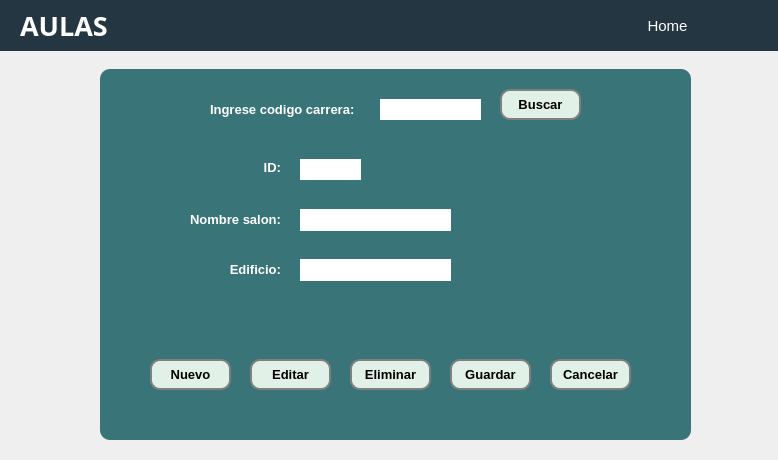
<?xml version="1.0" encoding="UTF-8"?>
<ui version="4.0">
 <class>Dialog</class>
 <widget class="QDialog" name="Dialog">
  <property name="geometry">
   <rect>
    <x>0</x>
    <y>0</y>
    <width>778</width>
    <height>460</height>
   </rect>
  </property>
  <property name="windowTitle">
   <string>Dialog</string>
  </property>
  <widget class="QLabel" name="label">
   <property name="geometry">
    <rect>
     <x>0</x>
     <y>0</y>
     <width>781</width>
     <height>51</height>
    </rect>
   </property>
   <property name="font">
    <font>
     <family>Arial Black</family>
     <pointsize>20</pointsize>
     <bold>true</bold>
    </font>
   </property>
   <property name="styleSheet">
    <string notr="true">background-color: #243642;
color: #FFFFFF</string>
   </property>
   <property name="text">
    <string>AULAS</string>
   </property>
   <property name="alignment">
    <set>Qt::AlignLeading|Qt::AlignLeft|Qt::AlignVCenter</set>
   </property>
   <property name="margin">
    <number>0</number>
   </property>
   <property name="indent">
    <number>20</number>
   </property>
  </widget>
  <widget class="QPushButton" name="btnHome">
   <property name="geometry">
    <rect>
     <x>630</x>
     <y>10</y>
     <width>75</width>
     <height>31</height>
    </rect>
   </property>
   <property name="font">
    <font>
     <family>Arial</family>
     <pointsize>11</pointsize>
    </font>
   </property>
   <property name="cursor">
    <cursorShape>PointingHandCursor</cursorShape>
   </property>
   <property name="styleSheet">
    <string notr="true">color: rgb(255, 255, 255);</string>
   </property>
   <property name="text">
    <string>Home</string>
   </property>
   <property name="flat">
    <bool>true</bool>
   </property>
  </widget>
  <widget class="QFrame" name="frameFormHorario">
   <property name="geometry">
    <rect>
     <x>100</x>
     <y>69</y>
     <width>591</width>
     <height>371</height>
    </rect>
   </property>
   <property name="cursor">
    <cursorShape>ArrowCursor</cursorShape>
   </property>
   <property name="styleSheet">
    <string notr="true">background-color:#387478;
border-radius: 10px;</string>
   </property>
   <property name="frameShape">
    <enum>QFrame::StyledPanel</enum>
   </property>
   <property name="frameShadow">
    <enum>QFrame::Raised</enum>
   </property>
   <widget class="QLabel" name="label_2">
    <property name="geometry">
     <rect>
      <x>132</x>
      <y>90</y>
      <width>49</width>
      <height>16</height>
     </rect>
    </property>
    <property name="font">
     <font>
      <family>Arial</family>
      <pointsize>10</pointsize>
      <bold>true</bold>
     </font>
    </property>
    <property name="layoutDirection">
     <enum>Qt::LeftToRight</enum>
    </property>
    <property name="styleSheet">
     <string notr="true">color: rgb(255, 255, 255);</string>
    </property>
    <property name="text">
     <string>ID:</string>
    </property>
    <property name="alignment">
     <set>Qt::AlignRight|Qt::AlignTrailing|Qt::AlignVCenter</set>
    </property>
   </widget>
   <widget class="QLabel" name="label_3">
    <property name="geometry">
     <rect>
      <x>70</x>
      <y>140</y>
      <width>111</width>
      <height>20</height>
     </rect>
    </property>
    <property name="font">
     <font>
      <family>Arial</family>
      <pointsize>10</pointsize>
      <bold>true</bold>
     </font>
    </property>
    <property name="layoutDirection">
     <enum>Qt::LeftToRight</enum>
    </property>
    <property name="styleSheet">
     <string notr="true">color: rgb(255, 255, 255);</string>
    </property>
    <property name="text">
     <string>Nombre salon:</string>
    </property>
    <property name="alignment">
     <set>Qt::AlignRight|Qt::AlignTrailing|Qt::AlignVCenter</set>
    </property>
   </widget>
   <widget class="QLabel" name="label_4">
    <property name="geometry">
     <rect>
      <x>120</x>
      <y>190</y>
      <width>61</width>
      <height>20</height>
     </rect>
    </property>
    <property name="font">
     <font>
      <family>Arial</family>
      <pointsize>10</pointsize>
      <bold>true</bold>
     </font>
    </property>
    <property name="layoutDirection">
     <enum>Qt::LeftToRight</enum>
    </property>
    <property name="styleSheet">
     <string notr="true">color: rgb(255, 255, 255);</string>
    </property>
    <property name="text">
     <string>Edificio:</string>
    </property>
    <property name="alignment">
     <set>Qt::AlignRight|Qt::AlignTrailing|Qt::AlignVCenter</set>
    </property>
   </widget>
   <widget class="QLineEdit" name="entryId">
    <property name="geometry">
     <rect>
      <x>200</x>
      <y>90</y>
      <width>61</width>
      <height>21</height>
     </rect>
    </property>
    <property name="styleSheet">
     <string notr="true">background-color: rgb(255, 255, 255);
border-radius:none;</string>
    </property>
   </widget>
   <widget class="QLabel" name="label_10">
    <property name="geometry">
     <rect>
      <x>110</x>
      <y>30</y>
      <width>161</width>
      <height>20</height>
     </rect>
    </property>
    <property name="font">
     <font>
      <family>Arial</family>
      <pointsize>10</pointsize>
      <bold>true</bold>
     </font>
    </property>
    <property name="styleSheet">
     <string notr="true">color: rgb(255, 255, 255);</string>
    </property>
    <property name="text">
     <string>Ingrese codigo carrera:</string>
    </property>
   </widget>
   <widget class="QLineEdit" name="entryBuscarId">
    <property name="geometry">
     <rect>
      <x>280</x>
      <y>30</y>
      <width>101</width>
      <height>21</height>
     </rect>
    </property>
    <property name="styleSheet">
     <string notr="true">background-color: rgb(255, 255, 255);
border-radius: none;</string>
    </property>
   </widget>
   <widget class="QPushButton" name="btnNuevo">
    <property name="geometry">
     <rect>
      <x>50</x>
      <y>290</y>
      <width>81</width>
      <height>31</height>
     </rect>
    </property>
    <property name="font">
     <font>
      <family>Arial</family>
      <pointsize>10</pointsize>
      <bold>true</bold>
     </font>
    </property>
    <property name="styleSheet">
     <string notr="true">background-color: #E2F1E7;
border: 2px solid grey;
padding: 5px;</string>
    </property>
    <property name="text">
     <string>Nuevo</string>
    </property>
   </widget>
   <widget class="QPushButton" name="btnEditar">
    <property name="geometry">
     <rect>
      <x>150</x>
      <y>290</y>
      <width>81</width>
      <height>31</height>
     </rect>
    </property>
    <property name="font">
     <font>
      <family>Arial</family>
      <pointsize>10</pointsize>
      <bold>true</bold>
     </font>
    </property>
    <property name="styleSheet">
     <string notr="true">background-color: #E2F1E7;
border: 2px solid grey;
padding: 5px;</string>
    </property>
    <property name="text">
     <string>Editar</string>
    </property>
   </widget>
   <widget class="QPushButton" name="btnEliminar">
    <property name="geometry">
     <rect>
      <x>250</x>
      <y>290</y>
      <width>81</width>
      <height>31</height>
     </rect>
    </property>
    <property name="font">
     <font>
      <family>Arial</family>
      <pointsize>10</pointsize>
      <bold>true</bold>
     </font>
    </property>
    <property name="styleSheet">
     <string notr="true">background-color: #E2F1E7;
border: 2px solid grey;
padding: 5px;</string>
    </property>
    <property name="text">
     <string>Eliminar</string>
    </property>
   </widget>
   <widget class="QPushButton" name="btnGuardar">
    <property name="geometry">
     <rect>
      <x>350</x>
      <y>290</y>
      <width>81</width>
      <height>31</height>
     </rect>
    </property>
    <property name="font">
     <font>
      <family>Arial</family>
      <pointsize>10</pointsize>
      <bold>true</bold>
     </font>
    </property>
    <property name="styleSheet">
     <string notr="true">background-color: #E2F1E7;
border: 2px solid grey;
padding: 5px;</string>
    </property>
    <property name="text">
     <string>Guardar</string>
    </property>
   </widget>
   <widget class="QPushButton" name="btnCancelar">
    <property name="geometry">
     <rect>
      <x>450</x>
      <y>290</y>
      <width>81</width>
      <height>31</height>
     </rect>
    </property>
    <property name="font">
     <font>
      <family>Arial</family>
      <pointsize>10</pointsize>
      <bold>true</bold>
     </font>
    </property>
    <property name="styleSheet">
     <string notr="true">background-color: #E2F1E7;
border: 2px solid grey;
padding: 5px;</string>
    </property>
    <property name="text">
     <string>Cancelar</string>
    </property>
   </widget>
   <widget class="QPushButton" name="btnBuscar">
    <property name="geometry">
     <rect>
      <x>400</x>
      <y>20</y>
      <width>81</width>
      <height>31</height>
     </rect>
    </property>
    <property name="font">
     <font>
      <family>Arial</family>
      <pointsize>10</pointsize>
      <bold>true</bold>
     </font>
    </property>
    <property name="styleSheet">
     <string notr="true">background-color: #E2F1E7;
border: 2px solid grey;
padding: 5px;</string>
    </property>
    <property name="text">
     <string>Buscar</string>
    </property>
   </widget>
   <widget class="QLineEdit" name="entrySalon">
    <property name="geometry">
     <rect>
      <x>200</x>
      <y>140</y>
      <width>151</width>
      <height>22</height>
     </rect>
    </property>
    <property name="styleSheet">
     <string notr="true">background-color: white;
border-radius: none;
</string>
    </property>
   </widget>
   <widget class="QLineEdit" name="entryEdificio">
    <property name="geometry">
     <rect>
      <x>200</x>
      <y>190</y>
      <width>151</width>
      <height>22</height>
     </rect>
    </property>
    <property name="styleSheet">
     <string notr="true">background-color: white;
border-radius: none;
</string>
    </property>
   </widget>
  </widget>
 </widget>
 <resources/>
 <connections/>
</ui>
